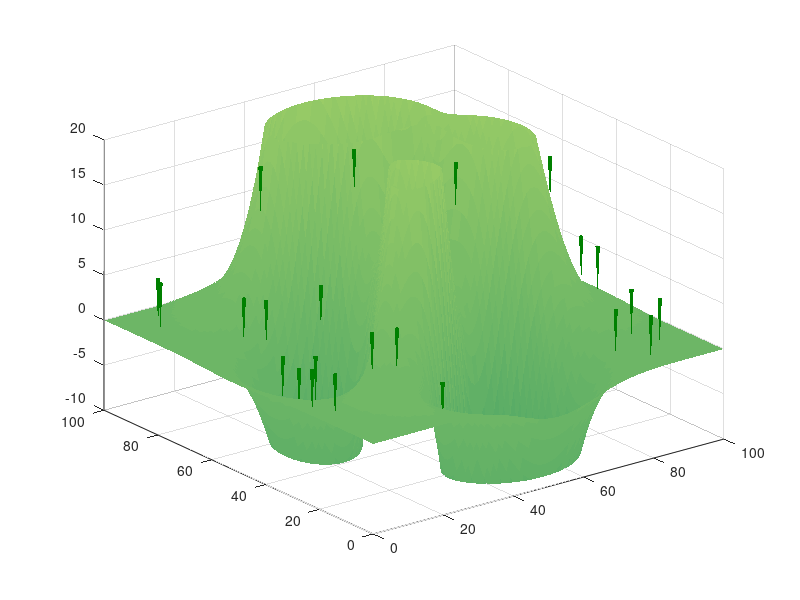

Write MATLAB code to recreate this figure.
% drought_simulation.m
clc; clear; close all;

% Step 1: Create the forest terrain
x = linspace(0, 100, 100);
y = linspace(0, 100, 100);
[X, Y] = meshgrid(x, y);
Z = 10 * peaks(100);  % Creating a terrain with peaks

% Step 2: Create a new figure and title it as "Drought"
figure('Name', 'Drought Simulation', 'NumberTitle', 'off'); 
surf(X, Y, Z, 'EdgeColor', 'none');
colormap(summer);  % Set terrain color (greenish for forest)
hold on;

% Add trees (cylinders)
num_trees = 50;
tree_positions = rand(num_trees, 2) * 100;  % Random tree positions

for i = 1:num_trees
    tree_x = tree_positions(i, 1);
    tree_y = tree_positions(i, 2);
    tree_z = interp2(X, Y, Z, tree_x, tree_y);
    [cx, cy, cz] = cylinder([0 0.5], 10);
    cz = cz * 5;  % Tree height
    surf(cx + tree_x, cy + tree_y, cz + tree_z, 'FaceColor', [0 0.5 0], 'EdgeColor', 'none');
end

% Step 3: Initialize drought (reduce vegetation over time)
drought_level = 0;  % Initial drought level

% Step 4: Animate the drought (10-second duration)
for t = 1:100  % 100 time steps for 10 seconds
    % Clear previous frame
    clf;
    
    % Plot terrain and trees again
    surf(X, Y, Z, 'EdgeColor', 'none');
    colormap(summer);  % Terrain color
    hold on;
    
    % Re-plot trees with reduced size over time to simulate drought
    for i = 1:num_trees
        tree_x = tree_positions(i, 1);
        tree_y = tree_positions(i, 2);
        tree_z = interp2(X, Y, Z, tree_x, tree_y);
        [cx, cy, cz] = cylinder([0 0.5 - drought_level], 10);  % Decrease tree height over time
        cz = cz * 5;
        surf(cx + tree_x, cy + tree_y, cz + tree_z, 'FaceColor', [0 0.5 0], 'EdgeColor', 'none');
    end
    
    % Increase drought level to simulate drying out vegetation
    drought_level = drought_level + 0.01;

    % Enable interactivity (rotation and zoom)
    rotate3d on;
    axis([0 100 0 100 -10 20]);  % Keep axis fixed for better view
    
    % Pause to create animation effect (real-time update)
    pause(0.1);
end

hold off;
